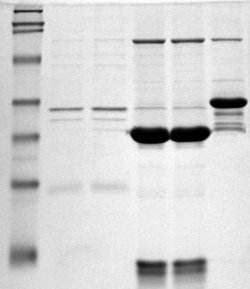
#> input picture SDS-PAGE.jpg, 250 x 289 px
$ python west.py --image SDS-PAGE.jpg
#> lines starting #> are read from the running program, lines starting #| are printed output that depends on the picture; after the words box and inside, x2 and y2 are one past the last pixel; in counts of white or black regions, pixels touching at a corner belong together
import argparse
import os
from typing import Dict, Tuple

import cv2
import numpy as np


def load_image(path: str) -> np.ndarray:
#> called with path = 'SDS-PAGE.jpg'
    if not os.path.exists(path):
        raise FileNotFoundError(f"Dosya bulunamadı: {path}")

    image = cv2.imread(path, cv2.IMREAD_GRAYSCALE)
#> image is the input picture: shape (289, 250); min 0, max 255, mean 211.6
    if image is None:
        raise ValueError("Görüntü okunamadı veya desteklenmeyen format.")
    return image


def detect_fluorescent_regions(image: np.ndarray, threshold: int = 180, min_area: int = 50) -> Dict[str, float]:
#> called with threshold = 180, min_area = 50
    blurred = cv2.GaussianBlur(image, (5, 5), 0)
    _, binary = cv2.threshold(blurred, threshold, 255, cv2.THRESH_BINARY)
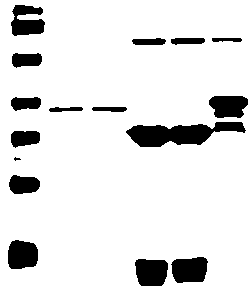
#> binary: shape (289, 250); 89.1% white; 16 black regions (1 under 20 px), largest, box (x1, y1, x2, y2) and area: (126, 122, 246, 147) 1772, (171, 257, 208, 283) 790, (135, 259, 168, 286) 773

    contours, _ = cv2.findContours(binary, cv2.RETR_EXTERNAL, cv2.CHAIN_APPROX_SIMPLE)
#> contours = [[[0, 0], [0, 288], [249, 288], [249, 0]]]

    region_areas = [cv2.contourArea(cnt) for cnt in contours if cv2.contourArea(cnt) >= min_area]
#> region_areas = [71712]
    bright_mask = binary == 255
    mean_intensity = float(np.mean(image[bright_mask])) if np.any(bright_mask) else 0.0
#> mean_intensity = 223.8

    return {
        "count": len(region_areas),
        "total_area": int(sum(region_areas)),
        "mean_intensity": mean_intensity,
    }


def has_signal(image_path: str, threshold: int = 180, min_area: int = 50) -> Tuple[bool, Dict[str, float]]:
    image = load_image(image_path)
    summary = detect_fluorescent_regions(image, threshold, min_area)
#> summary = {'count': 1, 'total_area': 71712, 'mean_intensity': 223.8}
    return summary["count"] > 0, summary


def parse_args() -> argparse.Namespace:
    parser = argparse.ArgumentParser(description="Western blot jel görüntüsünde etidyum bromür sinyalini tespit eder.")
    parser.add_argument("--image", required=True, help="Analiz edilecek jel görüntüsü")
    parser.add_argument("--threshold", type=int, default=180, help="Parlaklık eşiği (varsayılan 180)")
    parser.add_argument("--min-area", type=int, default=50, help="Bölge için minimum alan (varsayılan 50)")
    return parser.parse_args()


def main() -> None:
    args = parse_args()
    signal, summary = has_signal(args.image, args.threshold, args.min_area)
#> signal = True

    print("--- Western Blot Sinyal Tespiti ---")
    print(f"Görüntü: {args.image}")
    print(f"Eşik: {args.threshold}")
    print(f"Minimum alan: {args.min_area}")
    print(f"Bölge sayısı: {summary['count']}")
#| Bölge sayısı: 1
    print(f"Toplam alan: {summary['total_area']}")
#| Toplam alan: 71712
    print(f"Ortalama parlaklık: {summary['mean_intensity']:.2f}")
#| Ortalama parlaklık: 223.84

    if signal:
        print("Sinyal tespit edildi: Etidyum bromür ile ışımaya sahip protein bantları bulundu.")
        exit(0)
#> (the program exits here)
